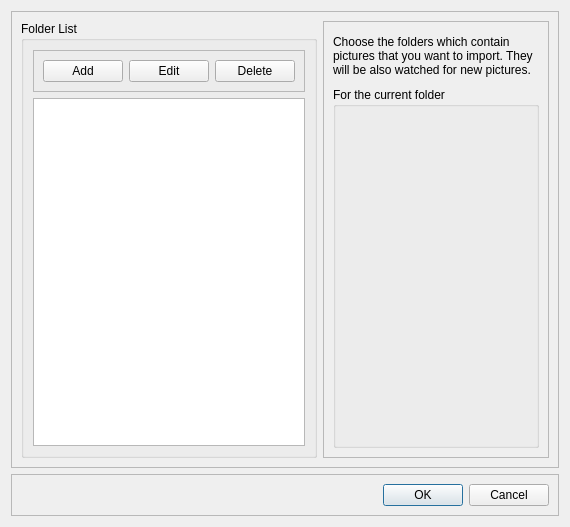
<?xml version="1.0" encoding="UTF-8"?>
<ui version="4.0">
 <class>FolderManagerWindow</class>
 <widget class="QDialog" name="FolderManagerWindow">
  <property name="geometry">
   <rect>
    <x>0</x>
    <y>0</y>
    <width>570</width>
    <height>527</height>
   </rect>
  </property>
  <property name="windowTitle">
   <string>Dialog</string>
  </property>
  <layout class="QVBoxLayout" name="verticalLayout">
   <item>
    <widget class="QFrame" name="frame">
     <property name="frameShape">
      <enum>QFrame::StyledPanel</enum>
     </property>
     <property name="frameShadow">
      <enum>QFrame::Raised</enum>
     </property>
     <layout class="QHBoxLayout" name="horizontalLayout">
      <item>
       <widget class="QGroupBox" name="groupBox">
        <property name="maximumSize">
         <size>
          <width>300</width>
          <height>16777215</height>
         </size>
        </property>
        <property name="title">
         <string>Folder List</string>
        </property>
        <layout class="QVBoxLayout" name="verticalLayout_4">
         <item>
          <widget class="QFrame" name="frame_3">
           <property name="frameShape">
            <enum>QFrame::StyledPanel</enum>
           </property>
           <property name="frameShadow">
            <enum>QFrame::Raised</enum>
           </property>
           <layout class="QGridLayout" name="gridLayout">
            <item row="0" column="0">
             <widget class="QPushButton" name="btn_AddFolder">
              <property name="text">
               <string>Add</string>
              </property>
             </widget>
            </item>
            <item row="0" column="1">
             <widget class="QPushButton" name="btn_EditFolder">
              <property name="text">
               <string>Edit</string>
              </property>
             </widget>
            </item>
            <item row="0" column="2">
             <widget class="QPushButton" name="btn_DeleteFolder">
              <property name="text">
               <string>Delete</string>
              </property>
             </widget>
            </item>
           </layout>
          </widget>
         </item>
         <item>
          <widget class="QListView" name="listView_FolderList">
           <property name="selectionBehavior">
            <enum>QAbstractItemView::SelectItems</enum>
           </property>
          </widget>
         </item>
        </layout>
       </widget>
      </item>
      <item>
       <widget class="QFrame" name="frame_4">
        <property name="maximumSize">
         <size>
          <width>250</width>
          <height>16777215</height>
         </size>
        </property>
        <property name="frameShape">
         <enum>QFrame::StyledPanel</enum>
        </property>
        <property name="frameShadow">
         <enum>QFrame::Raised</enum>
        </property>
        <layout class="QVBoxLayout" name="verticalLayout_3">
         <property name="spacing">
          <number>6</number>
         </property>
         <property name="leftMargin">
          <number>9</number>
         </property>
         <item>
          <widget class="QLabel" name="label">
           <property name="maximumSize">
            <size>
             <width>16777215</width>
             <height>50</height>
            </size>
           </property>
           <property name="text">
            <string>Choose the folders which contain pictures that you want to import. They will be also watched for new pictures.</string>
           </property>
           <property name="wordWrap">
            <bool>true</bool>
           </property>
          </widget>
         </item>
         <item>
          <widget class="QGroupBox" name="groupBox_2">
           <property name="title">
            <string>For the current folder</string>
           </property>
          </widget>
         </item>
        </layout>
       </widget>
      </item>
     </layout>
    </widget>
   </item>
   <item>
    <widget class="QFrame" name="frame_2">
     <property name="minimumSize">
      <size>
       <width>0</width>
       <height>0</height>
      </size>
     </property>
     <property name="maximumSize">
      <size>
       <width>16777215</width>
       <height>60</height>
      </size>
     </property>
     <property name="frameShape">
      <enum>QFrame::StyledPanel</enum>
     </property>
     <property name="frameShadow">
      <enum>QFrame::Raised</enum>
     </property>
     <layout class="QVBoxLayout" name="verticalLayout_2">
      <item>
       <widget class="QDialogButtonBox" name="btnbox_acceptcancel">
        <property name="standardButtons">
         <set>QDialogButtonBox::Cancel|QDialogButtonBox::Ok</set>
        </property>
       </widget>
      </item>
     </layout>
    </widget>
   </item>
  </layout>
 </widget>
 <resources/>
 <connections/>
</ui>
